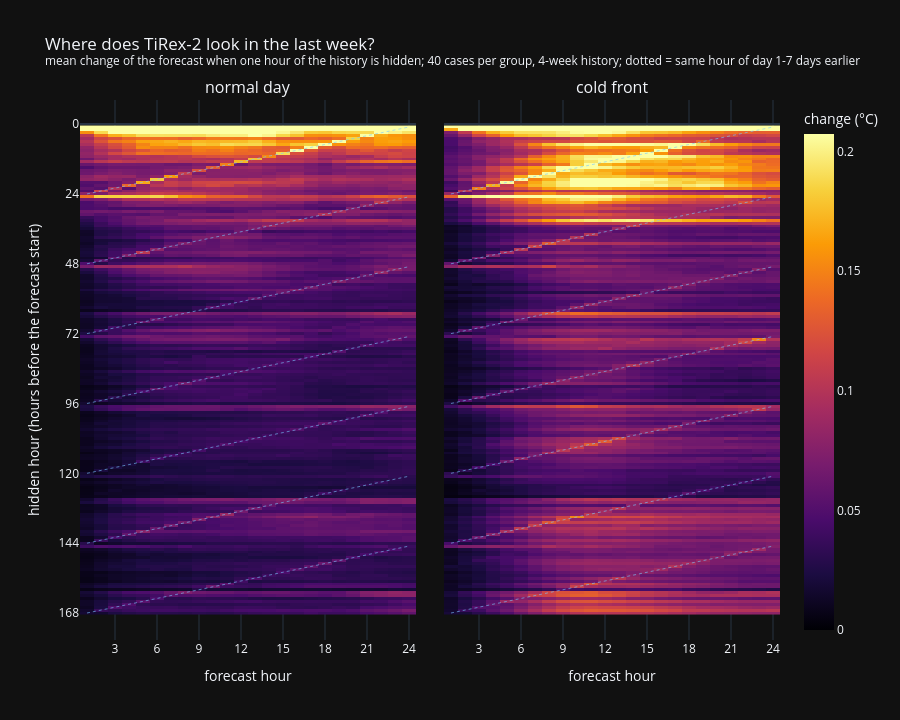

Notebook source saved alongside this figure:
### Markdown cell above
## Which hidden hour changes which forecast hour?

y = hidden hour (hours before the forecast start, last week only), x = forecast hour. Dotted lines mark hidden
hours at the **same hour of day** as the forecast hour, 1 to 7 days earlier. If the model copies the daily
rhythm, the bright cells line up along these diagonals. Colours are capped at the 98th percentile so that the
very last hours do not hide everything else.

### Code cell
LAGS = 168
zmax = np.percentile(np.stack([G[g][:LAGS] for g in G]), 98)
fig = make_subplots(rows=1, cols=2, shared_yaxes=True, horizontal_spacing=0.04, subplot_titles=list(G))
for c, g in enumerate(G, start=1):
    fig.add_trace(go.Heatmap(z=G[g][:LAGS], x=np.arange(1, H + 1), y=np.arange(1, LAGS + 1), colorscale="Inferno", zmin=0, zmax=zmax,
                             showscale=c == 2, colorbar={"title": "change (°C)"},
                             hovertemplate="hide hour -%{y} h, forecast hour %{x}: %{z:.3f} °C<extra>" + g + "</extra>"), row=1, col=c)
    for d in range(1, 8):  # same hour of day: hidden hour at o - lag, forecast hour at o + x - 1 -> lag = 24 d - x + 1
        x = np.arange(1, H + 1)
        fig.add_trace(go.Scatter(x=x, y=24 * d - x + 1, mode="lines", line={"color": "rgba(120,200,255,0.6)", "width": 1, "dash": "dot"},
                                 hoverinfo="skip", showlegend=False), row=1, col=c)
    fig.update_xaxes(title_text="forecast hour", dtick=3, range=[0.5, H + 0.5], row=1, col=c)
fig.update_yaxes(title_text="hidden hour (hours before the forecast start)", autorange="reversed", range=[LAGS, 0.5], dtick=24, row=1, col=1)
fig.update_layout(height=720, template="plotly_dark",
                  title="Where does TiRex-2 look in the last week?<br><sup>mean change of the forecast when one hour of the history is hidden; "
                        f"{N} cases per group, 4-week history; dotted = same hour of day 1-7 days earlier</sup>")
fig.write_html(FIG / "exp10_lag_vs_forecast_hour.html", include_plotlyjs="cdn")
fig.show()

### Figure 1 — Plotly figure (JSON) as saved in the notebook; plotly's stock layout.template omitted (floating-point values rounded to 4 significant figures; data arrays with more than 128 entries replaced by an {"elided": "..."} marker saying what was removed)
{"data": [{"colorbar": {"title": {"text": "change (°C)"}}, "colorscale": [[0.0, "#000004"], [0.1111, "#1b0c41"], [0.2222, "#4a0c6b"], [0.3333, "#781c6d"], [0.4444, "#a52c60"], [0.5556, "#cf4446"], [0.6667, "#ed6925"], [0.7778, "#fb9b06"], [0.8889, "#f7d13d"], [1.0, "#fcffa4"]], "hovertemplate": "hide hour -%{y} h, forecast hour %{x}: %{z:.3f} °C<extra>normal day</extra>", "showscale": false, "type": "heatmap", "x": [1, 2, 3, 4, 5, 6, 7, 8, 9, 10, 11, 12, 13, 14, 15, 16, 17, 18, 19, 20, 21, 22, 23, 24], "xaxis": "x", "y": {"elided": "168 int values"}, "yaxis": "y", "z": {"elided": "168x24 float values"}, "zmax": 0.2073, "zmin": 0}, {"hoverinfo": "skip", "line": {"color": "rgba(120,200,255,0.6)", "dash": "dot", "width": 1}, "mode": "lines", "showlegend": false, "type": "scatter", "x": [1, 2, 3, 4, 5, 6, 7, 8, 9, 10, 11, 12, 13, 14, 15, 16, 17, 18, 19, 20, 21, 22, 23, 24], "xaxis": "x", "y": [24, 23, 22, 21, 20, 19, 18, 17, 16, 15, 14, 13, 12, 11, 10, 9, 8, 7, 6, 5, 4, 3, 2, 1], "yaxis": "y"}, {"hoverinfo": "skip", "line": {"color": "rgba(120,200,255,0.6)", "dash": "dot", "width": 1}, "mode": "lines", "showlegend": false, "type": "scatter", "x": [1, 2, 3, 4, 5, 6, 7, 8, 9, 10, 11, 12, 13, 14, 15, 16, 17, 18, 19, 20, 21, 22, 23, 24], "xaxis": "x", "y": [48, 47, 46, 45, 44, 43, 42, 41, 40, 39, 38, 37, 36, 35, 34, 33, 32, 31, 30, 29, 28, 27, 26, 25], "yaxis": "y"}, {"hoverinfo": "skip", "line": {"color": "rgba(120,200,255,0.6)", "dash": "dot", "width": 1}, "mode": "lines", "showlegend": false, "type": "scatter", "x": [1, 2, 3, 4, 5, 6, 7, 8, 9, 10, 11, 12, 13, 14, 15, 16, 17, 18, 19, 20, 21, 22, 23, 24], "xaxis": "x", "y": [72, 71, 70, 69, 68, 67, 66, 65, 64, 63, 62, 61, 60, 59, 58, 57, 56, 55, 54, 53, 52, 51, 50, 49], "yaxis": "y"}, {"hoverinfo": "skip", "line": {"color": "rgba(120,200,255,0.6)", "dash": "dot", "width": 1}, "mode": "lines", "showlegend": false, "type": "scatter", "x": [1, 2, 3, 4, 5, 6, 7, 8, 9, 10, 11, 12, 13, 14, 15, 16, 17, 18, 19, 20, 21, 22, 23, 24], "xaxis": "x", "y": [96, 95, 94, 93, 92, 91, 90, 89, 88, 87, 86, 85, 84, 83, 82, 81, 80, 79, 78, 77, 76, 75, 74, 73], "yaxis": "y"}, {"hoverinfo": "skip", "line": {"color": "rgba(120,200,255,0.6)", "dash": "dot", "width": 1}, "mode": "lines", "showlegend": false, "type": "scatter", "x": [1, 2, 3, 4, 5, 6, 7, 8, 9, 10, 11, 12, 13, 14, 15, 16, 17, 18, 19, 20, 21, 22, 23, 24], "xaxis": "x", "y": [120, 119, 118, 117, 116, 115, 114, 113, 112, 111, 110, 109, 108, 107, 106, 105, 104, 103, 102, 101, 100, 99, 98, 97], "yaxis": "y"}, {"hoverinfo": "skip", "line": {"color": "rgba(120,200,255,0.6)", "dash": "dot", "width": 1}, "mode": "lines", "showlegend": false, "type": "scatter", "x": [1, 2, 3, 4, 5, 6, 7, 8, 9, 10, 11, 12, 13, 14, 15, 16, 17, 18, 19, 20, 21, 22, 23, 24], "xaxis": "x", "y": [144, 143, 142, 141, 140, 139, 138, 137, 136, 135, 134, 133, 132, 131, 130, 129, 128, 127, 126, 125, 124, 123, 122, 121], "yaxis": "y"}, {"hoverinfo": "skip", "line": {"color": "rgba(120,200,255,0.6)", "dash": "dot", "width": 1}, "mode": "lines", "showlegend": false, "type": "scatter", "x": [1, 2, 3, 4, 5, 6, 7, 8, 9, 10, 11, 12, 13, 14, 15, 16, 17, 18, 19, 20, 21, 22, 23, 24], "xaxis": "x", "y": [168, 167, 166, 165, 164, 163, 162, 161, 160, 159, 158, 157, 156, 155, 154, 153, 152, 151, 150, 149, 148, 147, 146, 145], "yaxis": "y"}, {"colorbar": {"title": {"text": "change (°C)"}}, "colorscale": [[0.0, "#000004"], [0.1111, "#1b0c41"], [0.2222, "#4a0c6b"], [0.3333, "#781c6d"], [0.4444, "#a52c60"], [0.5556, "#cf4446"], [0.6667, "#ed6925"], [0.7778, "#fb9b06"], [0.8889, "#f7d13d"], [1.0, "#fcffa4"]], "hovertemplate": "hide hour -%{y} h, forecast hour %{x}: %{z:.3f} °C<extra>cold front</extra>", "showscale": true, "type": "heatmap", "x": [1, 2, 3, 4, 5, 6, 7, 8, 9, 10, 11, 12, 13, 14, 15, 16, 17, 18, 19, 20, 21, 22, 23, 24], "xaxis": "x2", "y": {"elided": "168 int values"}, "yaxis": "y2", "z": {"elided": "168x24 float values"}, "zmax": 0.2073, "zmin": 0}, {"hoverinfo": "skip", "line": {"color": "rgba(120,200,255,0.6)", "dash": "dot", "width": 1}, "mode": "lines", "showlegend": false, "type": "scatter", "x": [1, 2, 3, 4, 5, 6, 7, 8, 9, 10, 11, 12, 13, 14, 15, 16, 17, 18, 19, 20, 21, 22, 23, 24], "xaxis": "x2", "y": [24, 23, 22, 21, 20, 19, 18, 17, 16, 15, 14, 13, 12, 11, 10, 9, 8, 7, 6, 5, 4, 3, 2, 1], "yaxis": "y2"}, {"hoverinfo": "skip", "line": {"color": "rgba(120,200,255,0.6)", "dash": "dot", "width": 1}, "mode": "lines", "showlegend": false, "type": "scatter", "x": [1, 2, 3, 4, 5, 6, 7, 8, 9, 10, 11, 12, 13, 14, 15, 16, 17, 18, 19, 20, 21, 22, 23, 24], "xaxis": "x2", "y": [48, 47, 46, 45, 44, 43, 42, 41, 40, 39, 38, 37, 36, 35, 34, 33, 32, 31, 30, 29, 28, 27, 26, 25], "yaxis": "y2"}, {"hoverinfo": "skip", "line": {"color": "rgba(120,200,255,0.6)", "dash": "dot", "width": 1}, "mode": "lines", "showlegend": false, "type": "scatter", "x": [1, 2, 3, 4, 5, 6, 7, 8, 9, 10, 11, 12, 13, 14, 15, 16, 17, 18, 19, 20, 21, 22, 23, 24], "xaxis": "x2", "y": [72, 71, 70, 69, 68, 67, 66, 65, 64, 63, 62, 61, 60, 59, 58, 57, 56, 55, 54, 53, 52, 51, 50, 49], "yaxis": "y2"}, {"hoverinfo": "skip", "line": {"color": "rgba(120,200,255,0.6)", "dash": "dot", "width": 1}, "mode": "lines", "showlegend": false, "type": "scatter", "x": [1, 2, 3, 4, 5, 6, 7, 8, 9, 10, 11, 12, 13, 14, 15, 16, 17, 18, 19, 20, 21, 22, 23, 24], "xaxis": "x2", "y": [96, 95, 94, 93, 92, 91, 90, 89, 88, 87, 86, 85, 84, 83, 82, 81, 80, 79, 78, 77, 76, 75, 74, 73], "yaxis": "y2"}, {"hoverinfo": "skip", "line": {"color": "rgba(120,200,255,0.6)", "dash": "dot", "width": 1}, "mode": "lines", "showlegend": false, "type": "scatter", "x": [1, 2, 3, 4, 5, 6, 7, 8, 9, 10, 11, 12, 13, 14, 15, 16, 17, 18, 19, 20, 21, 22, 23, 24], "xaxis": "x2", "y": [120, 119, 118, 117, 116, 115, 114, 113, 112, 111, 110, 109, 108, 107, 106, 105, 104, 103, 102, 101, 100, 99, 98, 97], "yaxis": "y2"}, {"hoverinfo": "skip", "line": {"color": "rgba(120,200,255,0.6)", "dash": "dot", "width": 1}, "mode": "lines", "showlegend": false, "type": "scatter", "x": [1, 2, 3, 4, 5, 6, 7, 8, 9, 10, 11, 12, 13, 14, 15, 16, 17, 18, 19, 20, 21, 22, 23, 24], "xaxis": "x2", "y": [144, 143, 142, 141, 140, 139, 138, 137, 136, 135, 134, 133, 132, 131, 130, 129, 128, 127, 126, 125, 124, 123, 122, 121], "yaxis": "y2"}, {"hoverinfo": "skip", "line": {"color": "rgba(120,200,255,0.6)", "dash": "dot", "width": 1}, "mode": "lines", "showlegend": false, "type": "scatter", "x": [1, 2, 3, 4, 5, 6, 7, 8, 9, 10, 11, 12, 13, 14, 15, 16, 17, 18, 19, 20, 21, 22, 23, 24], "xaxis": "x2", "y": [168, 167, 166, 165, 164, 163, 162, 161, 160, 159, 158, 157, 156, 155, 154, 153, 152, 151, 150, 149, 148, 147, 146, 145], "yaxis": "y2"}], "layout": {"annotations": [{"font": {"size": 16}, "showarrow": false, "text": "normal day", "x": 0.24, "xanchor": "center", "xref": "paper", "y": 1.0, "yanchor": "bottom", "yref": "paper"}, {"font": {"size": 16}, "showarrow": false, "text": "cold front", "x": 0.76, "xanchor": "center", "xref": "paper", "y": 1.0, "yanchor": "bottom", "yref": "paper"}], "height": 720, "title": {"text": "Where does TiRex-2 look in the last week?<br><sup>mean change of the forecast when one hour of the history is hidden; 40 cases per group, 4-week history; dotted = same hour of day 1-7 days earlier</sup>"}, "xaxis": {"anchor": "y", "domain": [0.0, 0.48], "dtick": 3, "range": [0.5, 24.5], "title": {"text": "forecast hour"}}, "xaxis2": {"anchor": "y2", "domain": [0.52, 1.0], "dtick": 3, "range": [0.5, 24.5], "title": {"text": "forecast hour"}}, "yaxis": {"anchor": "x", "autorange": "reversed", "domain": [0.0, 1.0], "dtick": 24, "range": [168, 0.5], "title": {"text": "hidden hour (hours before the forecast start)"}}, "yaxis2": {"anchor": "x2", "domain": [0.0, 1.0], "matches": "y", "showticklabels": false}}}
